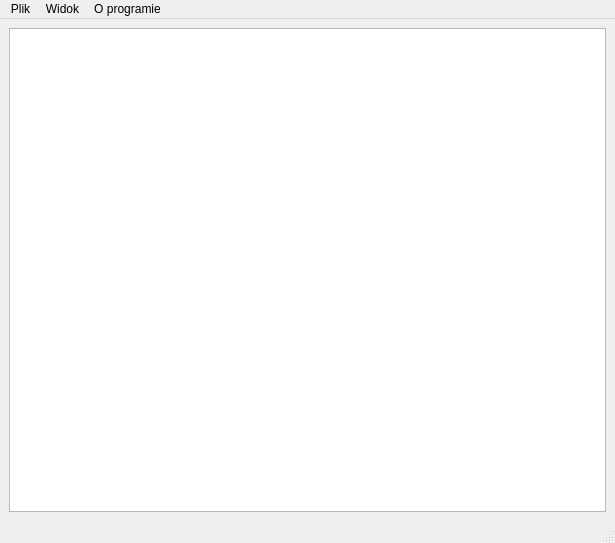
<?xml version="1.0" encoding="UTF-8"?>
<ui version="4.0">
 <class>MainWindow</class>
 <widget class="QMainWindow" name="MainWindow">
  <property name="geometry">
   <rect>
    <x>0</x>
    <y>0</y>
    <width>615</width>
    <height>543</height>
   </rect>
  </property>
  <property name="windowTitle">
   <string>PiXplorer</string>
  </property>
  <widget class="QWidget" name="centralwidget">
   <layout class="QVBoxLayout" name="verticalLayout">
    <item>
     <widget class="QGraphicsView" name="graphicsView"/>
    </item>
   </layout>
  </widget>
  <widget class="QMenuBar" name="menubar">
   <property name="geometry">
    <rect>
     <x>0</x>
     <y>0</y>
     <width>615</width>
     <height>21</height>
    </rect>
   </property>
   <widget class="QMenu" name="menuPlik">
    <property name="title">
     <string>Plik</string>
    </property>
    <addaction name="actionOtw_rz"/>
    <addaction name="separator"/>
    <addaction name="actionZamknij"/>
   </widget>
   <widget class="QMenu" name="menuWidok">
    <property name="title">
     <string>Widok</string>
    </property>
    <addaction name="actionPe_en_ekran"/>
   </widget>
   <widget class="QMenu" name="menuProgram">
    <property name="title">
     <string>O programie</string>
    </property>
    <addaction name="actionInformacje"/>
   </widget>
   <addaction name="menuPlik"/>
   <addaction name="menuWidok"/>
   <addaction name="menuProgram"/>
  </widget>
  <widget class="QStatusBar" name="statusbar"/>
  <action name="actionOtw_rz">
   <property name="text">
    <string>Otwórz</string>
   </property>
  </action>
  <action name="actionZamknij">
   <property name="text">
    <string>Zamknij</string>
   </property>
   <property name="shortcut">
    <string>Esc</string>
   </property>
  </action>
  <action name="actionPe_en_ekran">
   <property name="checkable">
    <bool>true</bool>
   </property>
   <property name="text">
    <string>Pełen ekran</string>
   </property>
   <property name="shortcut">
    <string>Return</string>
   </property>
  </action>
  <action name="actionInformacje">
   <property name="text">
    <string>Informacje</string>
   </property>
  </action>
 </widget>
 <resources/>
 <connections>
  <connection>
   <sender>actionZamknij</sender>
   <signal>triggered()</signal>
   <receiver>MainWindow</receiver>
   <slot>close()</slot>
   <hints>
    <hint type="sourcelabel">
     <x>67</x>
     <y>70</y>
    </hint>
    <hint type="destinationlabel">
     <x>307</x>
     <y>271</y>
    </hint>
   </hints>
  </connection>
 </connections>
</ui>
